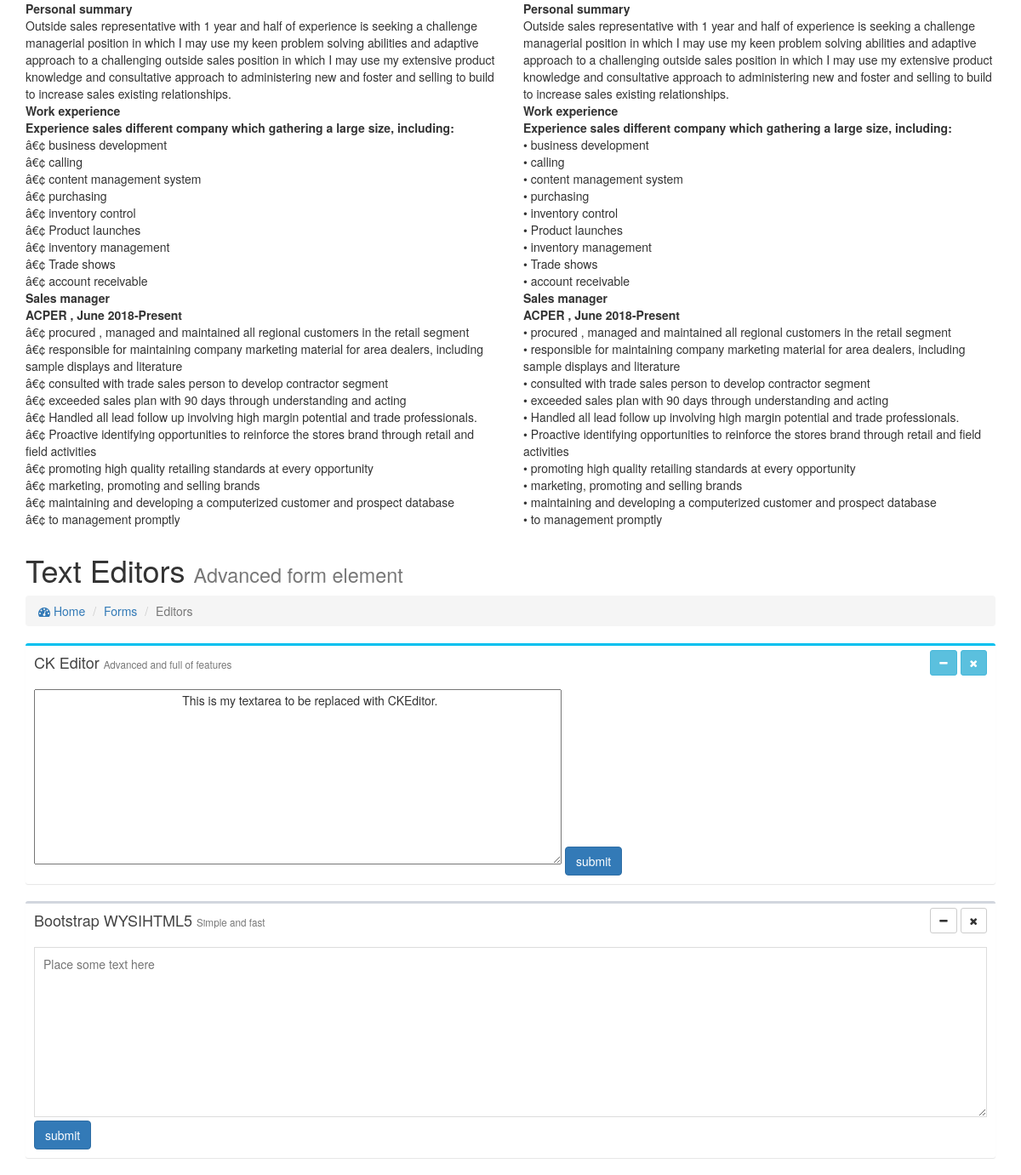
The page / on the database its author committed.
### tables this page shows
CREATE TABLE `email` (
  `text_id` int(11) NOT NULL,
  `editor` text NOT NULL,
  `wty` text NOT NULL
);

### index.php (the view, shortened to what this page needs)
<?php
include('db.class.php');
    $query = $mysqli->query("SELECT * FROM email ");
?>
<!DOCTYPE html>
<html lang="en">
<head>
    <link rel="stylesheet" href="plugin/bootstrap/dist/css/bootstrap.min.css">
    <link rel="stylesheet" href="plugin/font-awesome/css/font-awesome.min.css">
    <link rel="stylesheet" href="plugin/bootstrap-wysihtml5/bootstrap3-wysihtml5.min.css">
    <link rel="stylesheet" href="box.css">
</head>
<body>
  <div class="container">
    <div class="row">
      <?php
      while($result= $query->fetch_array()){
        echo (!empty($result['editor']))?'<div class="col-md-6">'.
        htmlspecialchars_decode($result['editor']).'</div>':'';
        echo (!empty($result['wty']))?'<div class="col-md-6">'.
        htmlspecialchars_decode($result['wty']).'</div>':'';
      } ?>
    </div>
    <section class="content-header">
      <h1>
        Text Editors
        <small>Advanced form element</small>
      </h1>
      <ol class="breadcrumb">
        <li><a href="#"><i class="fa fa-dashboard"></i> Home</a></li>
        <li><a href="#">Forms</a></li>
        <li class="active">Editors</li>
      </ol>
    </section>
    <section class="content">
      <div class="row">
        <div class="col-md-12">
          <div class="box box-info">
            <div class="box-header">
              <h3 class="box-title">CK Editor
                <small>Advanced and full of features</small>
              </h3>
              <div class="pull-right box-tools">
                <button type="button" class="btn btn-info btn-sm" data-widget="collapse" data-toggle="tooltip"
                        title="Collapse">
                  <i class="fa fa-minus"></i></button>
                <button type="button" class="btn btn-info btn-sm" data-widget="remove" data-toggle="tooltip"
                        title="Remove">
                  <i class="fa fa-times"></i></button>
              </div>
            </div>
            <div class="box-body pad">
              <form id="form1" action='<?php echo htmlspecialchars($_SERVER["PHP_SELF"]); ?>' method="post">
                    <textarea id="editor1" name="editor1" rows="10" cols="80">
                                            This is my textarea to be replaced with CKEditor.
                    </textarea>
                	<button id="submit_editor" class="btn btn-primary">submit</button>
              </form>
            </div>
          </div>
          <div class="box">
            <div class="box-header">
              <h3 class="box-title">Bootstrap WYSIHTML5
                <small>Simple and fast</small>
              </h3>
              <div class="pull-right box-tools">
                <button type="button" class="btn btn-default btn-sm" data-widget="collapse" data-toggle="tooltip"
                        title="Collapse">
                  <i class="fa fa-minus"></i></button>
                <button type="button" class="btn btn-default btn-sm" data-widget="remove" data-toggle="tooltip"
                        title="Remove">
                  <i class="fa fa-times"></i></button>
              </div>
            </div>
            <div class="box-body pad">
              <form  id="form2" action='<?php echo htmlspecialchars($_SERVER["PHP_SELF"]); ?>' method="post">
                <textarea class="textarea" name="textarea1" placeholder="Place some text here"
                          style="width: 100%; height: 200px; font-size: 14px; line-height: 18px; border: 1px solid #dddddd; padding: 10px;"></textarea>
                    <button type="button" id="submit_textarea" name="submit" class="btn btn-primary">submit</button>
              </form>
            </div>
          </div>
        </div>
      </div>
    </section>
  </div>
</body>
</html>

### box.css (style rules this page uses)
.box { position: relative; border-radius: 3px; background: #ffffff; border-top: 3px solid #d2d6de; margin-bottom: 20px; width: 100%; box-shadow: 0 1px 1px rgba(0,0,0,0.1) }
.box.box-info { border-top-color: #00c0ef }
.box-header:before,.box-body:before,.box-footer:before,.box-header:after,.box-body:after,.box-footer:after { content: " "; display: table }
.box-header:after,.box-body:after,.box-footer:after { clear: both }
.box-header { color: #444; display: block; padding: 10px; position: relative }
.box-header>.fa,.box-header>.glyphicon,.box-header>.ion,.box-header .box-title { display: inline-block; font-size: 18px; margin: 0; line-height: 1 }
.box-header>.box-tools { float: right; margin-top: -5px; margin-bottom: -5px }
.box-header>.box-tools [data-toggle="tooltip"] { position: relative }
.box-body { border-top-left-radius: 0; border-top-right-radius: 0; border-bottom-right-radius: 3px; border-bottom-left-radius: 3px; padding: 10px }

### rows shown on the page
email: wty "Personal summary Outside sales representative with 1 year and half of experience is seeking a challenge managerial position in which I may use my keen problem solving abilities and adaptive approach to a challenging outside sales position in which I may use my extensive product knowledge and consultative approach to administering new and foster and selling to build to increase sales existing relationships. Work experience Experience sales different company which gathering a large size, including: â€¢ business development â€¢ calling â€¢ content management system â€¢ purchasing â€¢ inventory control â€¢ Product launches â€¢ inventory management â€¢ Trade shows â€¢ account receivable Sales…"
email: editor "Personal summary Outside sales representative with 1 year and half of experience is seeking a challenge managerial position in which I may use my keen problem solving abilities and adaptive approach to a challenging outside sales position in which I may use my extensive product knowledge and consultative approach to administering new and foster and selling to build to increase sales existing relationships. Work experience Experience sales different company which gathering a large size, including: • business development • calling • content management system • purchasing • inventory control • Product launches • inventory management • Trade shows • account receivable Sales manager ACPER , June…"
